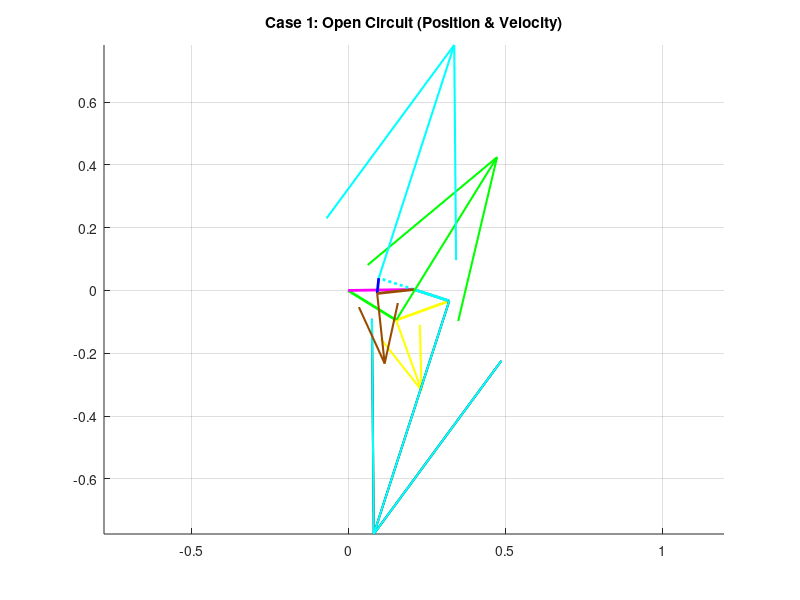
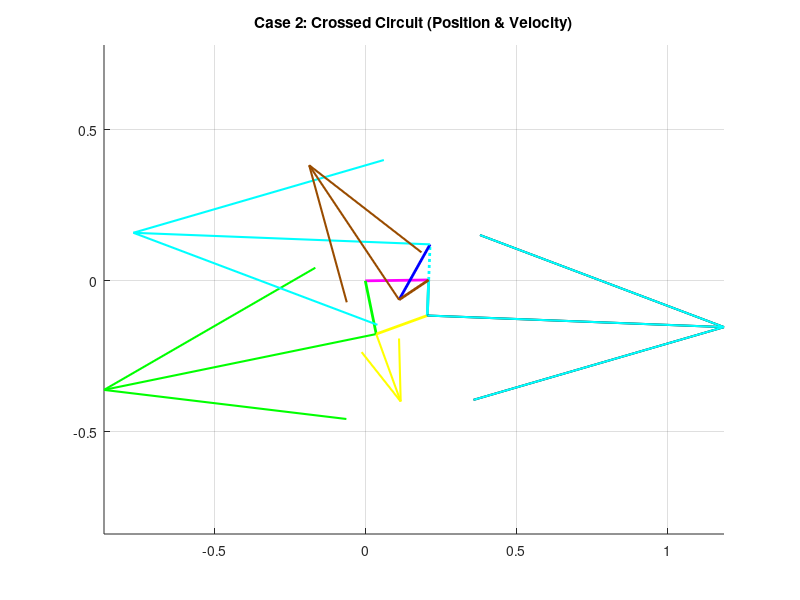

These charts were generated, in order, by the following MATLAB code:
clear all
close all
clc

% ==========================================
% SECTION 1: PARAMETERS & INPUT
% ==========================================
L1 = 0.210; % Ground (Pink)
L2_Loop1 = 0.180; % Green
L3_Loop1 = 0.180; % Yellow
L4_Shared = 0.118; % Grey

L2_Loop2 = 0.118; % Cyan
L3_Loop2 = 0.210; % Red

L2_Loop3 = 0.118; % Cyan (Extended)
L3_Loop3 = 0.210; % Blue
L4_Loop3 = 0.118; % Brown

d = L1;
offset_deg = 0.81;
offset = deg2rad(offset_deg);

q3d_global = 19.94; 
q3 = deg2rad(q3d_global) - offset;

w_Yellow = -2.2; % Input Angular Velocity

% ==========================================
% SECTION 2: POSITION ANALYSIS (CALCULATE ANGLES)
% ==========================================

% --- LOOP 1: Green-Yellow-Grey ---
a = L2_Loop1; b = L3_Loop1; c = L4_Shared;
K1=d/b; K2=d/c; K3=(b^2-a^2+c^2+d^2)/(2*b*c); K4=d/a; K5=(c^2-d^2-b^2-a^2)/(2*b*a);
A=cos(q3)-K1-K2*cos(q3)+K3; B=-2*sin(q3); C=K1-(K2+1)*cos(q3)+K3;
D=cos(q3)-K1+K4*cos(q3)+K5; E=-2*sin(q3); F=K1+(K4-1)*cos(q3)+K5;

q4_L1_open = 2*atan((-B - sqrt(B^2 - 4*A*C))/(2*A));
q2_L1_open = 2*atan((-E - sqrt(E^2 - 4*D*F))/(2*D));
q4_L1_cross = 2*atan((-B + sqrt(B^2 - 4*A*C))/(2*A));
q2_L1_cross = 2*atan((-E + sqrt(E^2 - 4*D*F))/(2*D));

% --- LOOP 2: Cyan-Red-Grey ---
a = L2_Loop2; b = L3_Loop2; c = L4_Shared;
K1_L2=d/c; K2_L2=d/a; K3_L2=(c^2-b^2+a^2+d^2)/(2*c*a); K4_L2=d/b; K5_L2=(a^2-d^2-c^2-b^2)/(2*c*b);

% Case 1 (Open Input)
q_in_1 = q4_L1_open;
A2_1=cos(q_in_1)-K1_L2-K2_L2*cos(q_in_1)+K3_L2; B2_1=-2*sin(q_in_1); C2_1=K1_L2-(K2_L2+1)*cos(q_in_1)+K3_L2;
D2_1=cos(q_in_1)-K1_L2+K4_L2*cos(q_in_1)+K5_L2; E2_1=-2*sin(q_in_1); F2_1=K1_L2+(K4_L2-1)*cos(q_in_1)+K5_L2;
q2_Cyan_1 = 2*atan((-B2_1 + sqrt(B2_1^2 - 4*A2_1*C2_1))/(2*A2_1)); 
q3_Red_1 = 2*atan((-E2_1 + sqrt(E2_1^2 - 4*D2_1*F2_1))/(2*D2_1));

% Case 2 (Crossed Input)
q_in_2 = q4_L1_cross;
A2_2=cos(q_in_2)-K1_L2-K2_L2*cos(q_in_2)+K3_L2; B2_2=-2*sin(q_in_2); C2_2=K1_L2-(K2_L2+1)*cos(q_in_2)+K3_L2;
D2_2=cos(q_in_2)-K1_L2+K4_L2*cos(q_in_2)+K5_L2; E2_2=-2*sin(q_in_2); F2_2=K1_L2+(K4_L2-1)*cos(q_in_2)+K5_L2;
q2_Cyan_2 = 2*atan((-B2_2 + sqrt(B2_2^2 - 4*A2_2*C2_2))/(2*A2_2)); 
q3_Red_2 = 2*atan((-E2_2 + sqrt(E2_2^2 - 4*D2_2*F2_2))/(2*D2_2));

% --- LOOP 3: Cyan-Blue-Brown ---
a = L2_Loop3; b = L3_Loop3; c = L4_Loop3;
K1_L3=d/a; K2_L3=d/c; K3_L3=(a^2-b^2+c^2+d^2)/(2*a*c); K4_L3=d/b; K5_L3=(c^2-d^2-a^2-b^2)/(2*a*b);

% Case 1 (Open Input)
q_in_3_1 = q2_Cyan_1 + pi;
A3_1=cos(q_in_3_1)-K1_L3-K2_L3*cos(q_in_3_1)+K3_L3; B3_1=-2*sin(q_in_3_1); C3_1=K1_L3-(K2_L3+1)*cos(q_in_3_1)+K3_L3;
D3_1=cos(q_in_3_1)-K1_L3+K4_L3*cos(q_in_3_1)+K5_L3; E3_1=-2*sin(q_in_3_1); F3_1=K1_L3+(K4_L3-1)*cos(q_in_3_1)+K5_L3;
q4_Brown_1 = 2*atan((-B3_1 + sqrt(B3_1^2 - 4*A3_1*C3_1))/(2*A3_1));
q3_Blue_1 = 2*atan((-E3_1 + sqrt(E3_1^2 - 4*D3_1*F3_1))/(2*D3_1));

% Case 2 (Crossed Input)
q_in_3_2 = q2_Cyan_2 + pi;
A3_2=cos(q_in_3_2)-K1_L3-K2_L3*cos(q_in_3_2)+K3_L3; B3_2=-2*sin(q_in_3_2); C3_2=K1_L3-(K2_L3+1)*cos(q_in_3_2)+K3_L3;
D3_2=cos(q_in_3_2)-K1_L3+K4_L3*cos(q_in_3_2)+K5_L3; E3_2=-2*sin(q_in_3_2); F3_2=K1_L3+(K4_L3-1)*cos(q_in_3_2)+K5_L3;
q4_Brown_2 = 2*atan((-B3_2 + sqrt(B3_2^2 - 4*A3_2*C3_2))/(2*A3_2));
q3_Blue_2 = 2*atan((-E3_2 + sqrt(E3_2^2 - 4*D3_2*F3_2))/(2*D3_2));

% --- DISPLAY ANGLES ---
disp('=== POSITION RESULTS (Degrees) ===');
disp('CASE 1 (OPEN):');
disp(['  Green:  ', num2str(rad2deg(q2_L1_open)+offset_deg)]);
disp(['  Yellow: ', num2str(q3d_global)]);
disp(['  Grey:   ', num2str(rad2deg(q4_L1_open)+offset_deg)]);
disp(['  Cyan:   ', num2str(rad2deg(q2_Cyan_1)+offset_deg)]);
disp(['  Red:    ', num2str(rad2deg(q3_Red_1)+offset_deg)]);
disp(['  Blue:   ', num2str(rad2deg(q3_Blue_1)+offset_deg)]);
disp(['  Brown:  ', num2str(rad2deg(q4_Brown_1)+offset_deg)]);
disp(' ');
disp('CASE 2 (CROSSED):');
disp(['  Green:  ', num2str(rad2deg(q2_L1_cross)+offset_deg)]);
disp(['  Grey:   ', num2str(rad2deg(q4_L1_cross)+offset_deg)]);
disp(['  Cyan:   ', num2str(rad2deg(q2_Cyan_2)+offset_deg)]);
disp(['  Red:    ', num2str(rad2deg(q3_Red_2)+offset_deg)]);
disp(['  Blue:   ', num2str(rad2deg(q3_Blue_2)+offset_deg)]);
disp(['  Brown:  ', num2str(rad2deg(q4_Brown_2)+offset_deg)]);
disp(' ');

% ==========================================
% SECTION 3: VELOCITY ANALYSIS (CALCULATE OMEGAS)
% ==========================================
% w_Yellow = -2.2

% --- Loop 1 ---
a=L2_Loop1; b=L3_Loop1; c=L4_Shared;
% Case 1
w_Grey_1 = (b * w_Yellow * sin(q3 - q2_L1_open)) / (c * sin(q4_L1_open - q2_L1_open));
w_Green_1 = (b * w_Yellow * sin(q4_L1_open - q3)) / (a * sin(q4_L1_open - q2_L1_open));
% Case 2
w_Grey_2 = (b * w_Yellow * sin(q3 - q2_L1_cross)) / (c * sin(q4_L1_cross - q2_L1_cross));
w_Green_2 = (b * w_Yellow * sin(q4_L1_cross - q3)) / (a * sin(q4_L1_cross - q2_L1_cross));

% --- Loop 2 ---
a=L2_Loop2; b=L3_Loop2; c=L4_Shared;
% Case 1
w_Cyan_1 = (c * w_Grey_1 * sin(q4_L1_open - q3_Red_1)) / (a * sin(q2_Cyan_1 - q3_Red_1));
w_Red_1 = (c * w_Grey_1 * sin(q4_L1_open - q2_Cyan_1)) / (b * sin(q3_Red_1 - q2_Cyan_1));
% Case 2 (ADDED HERE)
w_Cyan_2 = (c * w_Grey_2 * sin(q4_L1_cross - q3_Red_2)) / (a * sin(q2_Cyan_2 - q3_Red_2));
w_Red_2 = (c * w_Grey_2 * sin(q4_L1_cross - q2_Cyan_2)) / (b * sin(q3_Red_2 - q2_Cyan_2));

% --- Loop 3 ---
a=L2_Loop3; b=L3_Loop3; c=L4_Loop3;
% Case 1
w_Brown_1 = (a * w_Cyan_1 * sin(q_in_3_1 - q3_Blue_1)) / (c * sin(q4_Brown_1 - q3_Blue_1));
w_Blue_1 = (a * w_Cyan_1 * sin(q4_Brown_1 - q_in_3_1)) / (b * sin(q4_Brown_1 - q3_Blue_1));
% Case 2 (ADDED HERE)
w_Brown_2 = (a * w_Cyan_2 * sin(q_in_3_2 - q3_Blue_2)) / (c * sin(q4_Brown_2 - q3_Blue_2));
w_Blue_2 = (a * w_Cyan_2 * sin(q4_Brown_2 - q_in_3_2)) / (b * sin(q4_Brown_2 - q3_Blue_2));

% --- DISPLAY VELOCITIES ---
disp('=== VELOCITY RESULTS (rad/s) ===');
disp(['w_Yellow (Input): ', num2str(w_Yellow)]);
disp(' ');
disp('CASE 1 (OPEN):');
disp(['  w_Green: ', num2str(w_Green_1)]);
disp(['  w_Grey:  ', num2str(w_Grey_1)]);
disp(['  w_Cyan:  ', num2str(w_Cyan_1)]);
disp(['  w_Red:   ', num2str(w_Red_1)]);
disp(['  w_Blue:  ', num2str(w_Blue_1)]);
disp(['  w_Brown: ', num2str(w_Brown_1)]);
disp(' ');
disp('CASE 2 (CROSSED):');
disp(['  w_Green: ', num2str(w_Green_2)]);
disp(['  w_Grey:  ', num2str(w_Grey_2)]);
disp(['  w_Cyan:  ', num2str(w_Cyan_2)]);
disp(['  w_Red:   ', num2str(w_Red_2)]);
disp(['  w_Blue:  ', num2str(w_Blue_2)]);
disp(['  w_Brown: ', num2str(w_Brown_2)]);

% ==========================================
% SECTION 4: VECTORS & PLOTTING
% ==========================================
Scale = 0.6;
RO4O2 = L1*exp(1i*offset);
RO4O2x = real(RO4O2); RO4O2y = imag(RO4O2);

% --- CASE 1 (OPEN) ---
figure(1)
hold on; title('Case 1: Open Circuit (Position & Velocity)');

% 1. Create Vectors
R_Green = L2_Loop1*exp(1i*(q2_L1_open+offset));
R_Yellow = L3_Loop1*exp(1i*(q3+offset));
R_Grey = L4_Shared*exp(1i*(q4_L1_open+offset));
R_Cyan = L2_Loop2*exp(1i*(q2_Cyan_1+offset));
R_Red = L3_Loop2*exp(1i*(q3_Red_1+offset));
R_Cyan_Up = L2_Loop3*exp(1i*(q_in_3_1+offset));
R_Blue = L3_Loop3*exp(1i*(q3_Blue_1+offset));
R_Brown = L4_Loop3*exp(1i*(q4_Brown_1+offset));

% 2. Plot Position
plot([0 real(R_Green)], [0 imag(R_Green)], 'g-', 'LineWidth', 2);
plot([real(R_Green) real(R_Grey)+RO4O2x], [imag(R_Green) imag(R_Grey)+RO4O2y], 'y-', 'LineWidth', 2);
plot([RO4O2x real(R_Grey)+RO4O2x], [RO4O2y imag(R_Grey)+RO4O2y], 'Color', [0.5 0.5 0.5], 'LineWidth', 2);
plot([0 RO4O2x], [0 RO4O2y], 'm-', 'LineWidth', 2);
plot([RO4O2x real(R_Cyan)+RO4O2x], [RO4O2y imag(R_Cyan)+RO4O2y], 'c-', 'LineWidth', 2);
plot([real(R_Cyan)+RO4O2x real(R_Grey)+RO4O2x], [imag(R_Cyan)+RO4O2y imag(R_Grey)+RO4O2y], 'r-', 'LineWidth', 2);
plot([RO4O2x real(R_Cyan_Up)+RO4O2x], [RO4O2y imag(R_Cyan_Up)+RO4O2y], 'c:', 'LineWidth', 2);
plot([real(R_Cyan_Up)+RO4O2x real(R_Brown)+RO4O2x], [imag(R_Cyan_Up)+RO4O2y imag(R_Brown)+RO4O2y], 'b-', 'LineWidth', 2);
plot([RO4O2x real(R_Brown)+RO4O2x], [RO4O2y imag(R_Brown)+RO4O2y], 'Color', [0.6 0.3 0], 'LineWidth', 2);

% 3. Calculate Velocities
V_Green = 1i * R_Green * w_Green_1;
V_Yellow_Rel = 1i * R_Yellow * w_Yellow;
V_Grey = 1i * R_Grey * w_Grey_1;
V_Cyan = 1i * R_Cyan * w_Cyan_1;
V_Cyan_Up = 1i * R_Cyan_Up * w_Cyan_1;
V_Brown = 1i * R_Brown * w_Brown_1;

% 4. Plot Velocities
quiver(real(R_Green), imag(R_Green), real(V_Green)*Scale, imag(V_Green)*Scale, 0, 'Color', 'g', 'LineWidth', 1.5, 'MaxHeadSize', 0.5);
quiver(real(R_Green), imag(R_Green), real(V_Yellow_Rel)*Scale, imag(V_Yellow_Rel)*Scale, 0, 'Color', 'y', 'LineWidth', 1.5, 'MaxHeadSize', 0.5);
quiver(real(R_Grey)+RO4O2x, imag(R_Grey)+RO4O2y, real(V_Grey)*Scale, imag(V_Grey)*Scale, 0, 'k', 'LineWidth', 1.5, 'MaxHeadSize', 0.5);
quiver(real(R_Cyan)+RO4O2x, imag(R_Cyan)+RO4O2y, real(V_Cyan)*Scale, imag(V_Cyan)*Scale, 0, 'c', 'LineWidth', 1.5, 'MaxHeadSize', 0.5);
quiver(real(R_Cyan_Up)+RO4O2x, imag(R_Cyan_Up)+RO4O2y, real(V_Cyan_Up)*Scale, imag(V_Cyan_Up)*Scale, 0, 'c', 'LineWidth', 1.5, 'MaxHeadSize', 0.5);
quiver(real(R_Brown)+RO4O2x, imag(R_Brown)+RO4O2y, real(V_Brown)*Scale, imag(V_Brown)*Scale, 0, 'Color', [0.6 0.3 0], 'LineWidth', 1.5, 'MaxHeadSize', 0.5);

axis equal; grid on;

% --- CASE 2 (CROSSED) ---
figure(2)
hold on; title('Case 2: Crossed Circuit (Position & Velocity)');

% 1. Create Vectors
R_Green_2 = L2_Loop1*exp(1i*(q2_L1_cross+offset));
R_Yellow_2 = L3_Loop1*exp(1i*(q3+offset));
R_Grey_2 = L4_Shared*exp(1i*(q4_L1_cross+offset));
R_Cyan_2 = L2_Loop2*exp(1i*(q2_Cyan_2+offset));
R_Red_2 = L3_Loop2*exp(1i*(q3_Red_2+offset));
R_Cyan_Up_2 = L2_Loop3*exp(1i*(q_in_3_2+offset));
R_Blue_2 = L3_Loop3*exp(1i*(q3_Blue_2+offset));
R_Brown_2 = L4_Loop3*exp(1i*(q4_Brown_2+offset));

% 2. Plot Position
plot([0 RO4O2x], [0 RO4O2y], 'm-', 'LineWidth', 2);
plot([0 real(R_Green_2)], [0 imag(R_Green_2)], 'g-', 'LineWidth', 2);
plot([real(R_Green_2) real(R_Grey_2)+RO4O2x], [imag(R_Green_2) imag(R_Grey_2)+RO4O2y], 'y-', 'LineWidth', 2);
plot([RO4O2x real(R_Grey_2)+RO4O2x], [RO4O2y imag(R_Grey_2)+RO4O2y], 'Color', [0.5 0.5 0.5], 'LineWidth', 2);
plot([RO4O2x real(R_Cyan_2)+RO4O2x], [RO4O2y imag(R_Cyan_2)+RO4O2y], 'c-', 'LineWidth', 2);
plot([real(R_Cyan_2)+RO4O2x real(R_Grey_2)+RO4O2x], [imag(R_Cyan_2)+RO4O2y imag(R_Grey_2)+RO4O2y], 'r-', 'LineWidth', 2);
plot([RO4O2x real(R_Cyan_Up_2)+RO4O2x], [RO4O2y imag(R_Cyan_Up_2)+RO4O2y], 'c:', 'LineWidth', 2);
plot([real(R_Cyan_Up_2)+RO4O2x real(R_Brown_2)+RO4O2x], [imag(R_Cyan_Up_2)+RO4O2y imag(R_Brown_2)+RO4O2y], 'b-', 'LineWidth', 2);
plot([RO4O2x real(R_Brown_2)+RO4O2x], [RO4O2y imag(R_Brown_2)+RO4O2y], 'Color', [0.6 0.3 0], 'LineWidth', 2);

% 3. Calculate Velocities
V_Green_2 = 1i * R_Green_2 * w_Green_2;
V_Yellow_Rel_2 = 1i * R_Yellow_2 * w_Yellow;
V_Grey_2 = 1i * R_Grey_2 * w_Grey_2;
V_Cyan_2 = 1i * R_Cyan_2 * w_Cyan_2;
V_Cyan_Up_2 = 1i * R_Cyan_Up_2 * w_Cyan_2;
V_Brown_2 = 1i * R_Brown_2 * w_Brown_2;

% 4. Plot Velocities
quiver(real(R_Green_2), imag(R_Green_2), real(V_Green_2)*Scale, imag(V_Green_2)*Scale, 0, 'g', 'LineWidth', 1.5, 'MaxHeadSize', 0.5);
quiver(real(R_Green_2), imag(R_Green_2), real(V_Yellow_Rel_2)*Scale, imag(V_Yellow_Rel_2)*Scale, 0, 'y', 'LineWidth', 1.5, 'MaxHeadSize', 0.5);
quiver(real(R_Grey_2)+RO4O2x, imag(R_Grey_2)+RO4O2y, real(V_Grey_2)*Scale, imag(V_Grey_2)*Scale, 0, 'k', 'LineWidth', 1.5, 'MaxHeadSize', 0.5);
quiver(real(R_Cyan_2)+RO4O2x, imag(R_Cyan_2)+RO4O2y, real(V_Cyan_2)*Scale, imag(V_Cyan_2)*Scale, 0, 'c', 'LineWidth', 1.5, 'MaxHeadSize', 0.5);
quiver(real(R_Cyan_Up_2)+RO4O2x, imag(R_Cyan_Up_2)+RO4O2y, real(V_Cyan_Up_2)*Scale, imag(V_Cyan_Up_2)*Scale, 0, 'c', 'LineWidth', 1.5, 'MaxHeadSize', 0.5);
quiver(real(R_Brown_2)+RO4O2x, imag(R_Brown_2)+RO4O2y, real(V_Brown_2)*Scale, imag(V_Brown_2)*Scale, 0, 'Color', [0.6 0.3 0], 'LineWidth', 1.5, 'MaxHeadSize', 0.5);

axis equal; grid on;
